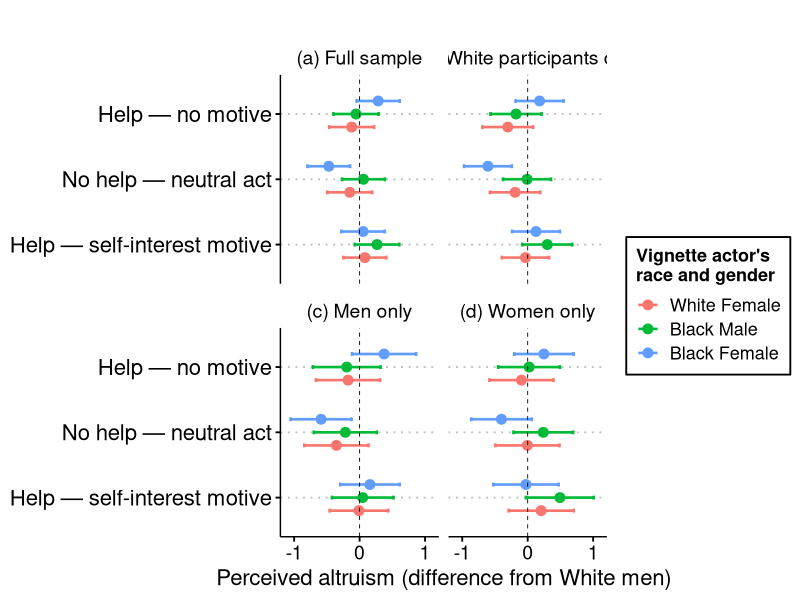
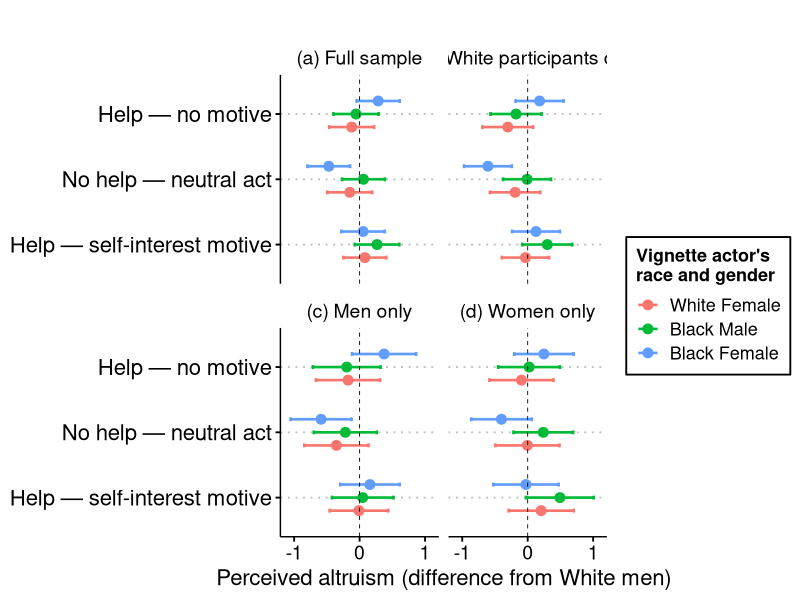
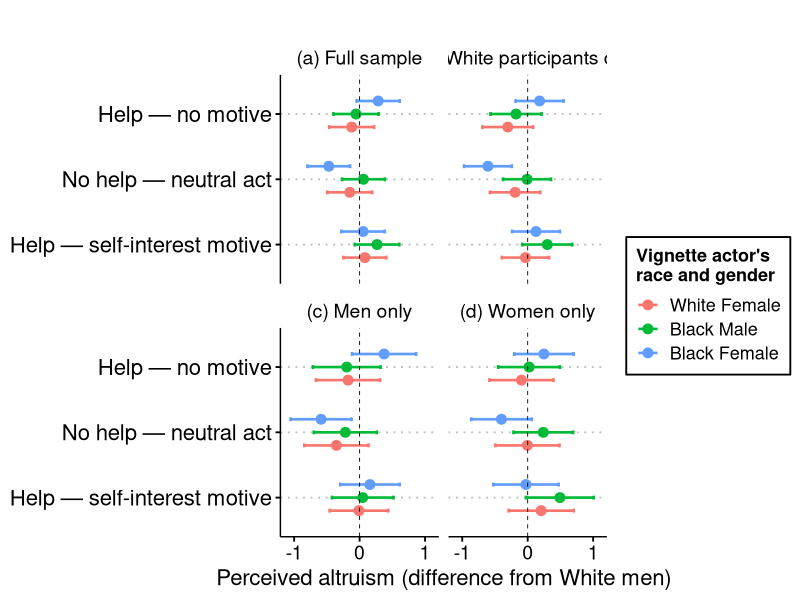

Write the R code that produced these figures, in order.
## ---- chunk 1
library(tidyverse)
library(here)
credit_2 <- read_csv(here("data", "credit-motives-2-coded.csv"))
## ---- chunk 2
credit_2 %>% 
  filter(Finished==TRUE) %>% 
  tally()
## ---- chunk 3
credit_2 <- credit_2 %>% 
  filter(Finished==TRUE) %>% # drop DNFs
  mutate(person = coalesce(v1_help_alt_motive_1, v1_help_alt_1, v1_neutral_alt_1, v2_help_alt_motive_1, v2_help_alt_1, v2_neutral_alt_1, v3_help_alt_motive_1, v3_help_alt_1, v3_neutral_alt_1, v4_help_alt_motive_1, v4_help_alt_1, v4_neutral_alt_1, v5_help_alt_motive_1, v5_help_alt_1, v5_neutral_alt_1, v6_help_alt_motive_1, v6_help_alt_1, v6_neutral_alt_1, v7_help_alt_motive_1, v7_help_alt_1, v7_neutral_alt_1, v8_help_alt_motive_1, v8_help_alt_1, v8_neutral_alt_1),
         action = coalesce(v1_help_alt_motive_2, v1_help_alt_2, v1_neutral_alt_2, v2_help_alt_motive_2, v2_help_alt_2, v2_neutral_alt_2, v3_help_alt_motive_2, v3_help_alt_2, v3_neutral_alt_2, v4_help_alt_motive_2, v4_help_alt_2, v4_neutral_alt_2, v5_help_alt_motive_2, v5_help_alt_2, v5_neutral_alt_2, v6_help_alt_motive_2, v6_help_alt_2, v6_neutral_alt_2, v7_help_alt_motive_2, v7_help_alt_2, v7_neutral_alt_2, v8_help_alt_motive_2, v8_help_alt_2, v8_neutral_alt_2),
         charmotive = coalesce(v1_help_alt_motive_3, v1_help_alt_3, v1_neutral_alt_3, v2_help_alt_motive_3, v2_help_alt_3, v2_neutral_alt_3, v3_help_alt_motive_3, v3_help_alt_3, v3_neutral_alt_3, v4_help_alt_motive_3, v4_help_alt_3, v4_neutral_alt_3, v5_help_alt_motive_3, v5_help_alt_3, v5_neutral_alt_3, v6_help_alt_motive_3, v6_help_alt_3, v6_neutral_alt_3, v7_help_alt_motive_3, v7_help_alt_3, v7_neutral_alt_3, v8_help_alt_motive_3, v8_help_alt_3, v8_neutral_alt_3),
         others = coalesce(v1_help_alt_motive_4, v1_help_alt_4, v1_neutral_alt_4, v2_help_alt_motive_4, v2_help_alt_4, v2_neutral_alt_4, v3_help_alt_motive_4, v3_help_alt_4, v3_neutral_alt_4, v4_help_alt_motive_4, v4_help_alt_4, v4_neutral_alt_4, v5_help_alt_motive_4, v5_help_alt_4, v5_neutral_alt_4, v6_help_alt_motive_4, v6_help_alt_4, v6_neutral_alt_4, v7_help_alt_motive_4, v7_help_alt_4, v7_neutral_alt_4, v8_help_alt_motive_4, v8_help_alt_4, v8_neutral_alt_4)
         ) %>% 
  rename(participant_gender = gender, participant_race = race, participant_hispanic = hispanic) %>% 
  mutate(
    across(
      c(person:others), 
      ~ str_remove_all(.x, "[ (Extremely altruistic)| (Extremely selfish)]") 
      ) ) %>% 
  mutate(
    across(c(person:others), as.numeric)
  ) %>% 
      select(ResponseId, participant_gender, participant_hispanic, participant_race, actor_female, actor_black, person:others, neutral:vignette, Q_RecaptchaScore, mullerlyer, open_end_flag, unusual, about, reason_race, reason_gender, reason_ambiguous
  )
## ---- chunk 4
credit_2 %>% 
  summarise(
    recaptcha_fail = sum(Q_RecaptchaScore < .5, na.rm = TRUE)
  )
## ---- chunk 5
credit_2 <- credit_2 %>% 
  filter(
    Q_RecaptchaScore >= .5)   
## ---- chunk 6
credit_2 %>% 
  count(mullerlyer, sort = TRUE)
## ---- chunk 7
credit_2 <- credit_2 %>% 
  filter(
    str_detect(mullerlyer, "blue line")   
  )
## ---- chunk 8

credit_2 %>% 
  tally(open_end_flag)

credit_2 %>%
  summarise(
    race_n = sum(reason_race, na.rm = TRUE),
    gender_n = sum(reason_gender, na.rm = TRUE),
    ambiguous_n = sum(reason_ambiguous, na.rm = TRUE)
  )

credit_2 %>%
  filter(reason_race == 1) %>%
  pull(unusual, about) #seeing what they wrote for representtiave quotes

credit_2 %>%
  filter(reason_gender == 1) %>%
  pull(unusual, about) #ditto

credit_2 %>%
  filter(reason_ambiguous == 1) %>%
  pull(unusual, about) # ditto
## ---- chunk 9
credit_2 %>%
  filter(open_end_flag == 1) %>%
  group_by(neutral, help_no_motive, help_motive) %>%
  tally()

credit_2 %>%
  filter(open_end_flag == 1) %>%
  group_by(actor_female, actor_black) %>%
  tally()
## ---- chunk 10
credit_2 <- credit_2 %>% 
  filter(
    is.na(open_end_flag))  
## ---- chunk 11
credit_2 %>%
    # group_by(actor_black) %>%  # here getting the N per condition for actor_black, since we dropped more folks in one condition than the other as a result of suspicion
  tally()
## ---- chunk 12
tab <- credit_2 %>%
     count(actor_black) %>%
    pull(n)
 
chisq.test(tab)
## ---- chunk 13
credit_2 %>% 
  group_by(participant_gender) %>% 
  tally() %>% 
  mutate(pct = n/sum(n)*100)
## ---- chunk 14
credit_2 %>% 
  group_by(participant_race) %>% 
  tally() %>% 
  mutate(pct = (n/sum(n)*100))
## ---- chunk 15
credit_2 %>% 
  group_by(participant_hispanic) %>% 
  tally() %>% 
  mutate(pct = (n/sum(n)*100))
## ---- chunk 16
items4 <- c("person", "charmotive", "action", "others") # these are the four items we asked
items3 <- c("person", "charmotive", "action") # these are the three items from the original CZ piece, with "others" being the one we added. According to the pre-reg, we'll use this if the four items are not acceptably reliable while the 3 are. 

alpha_4 <- psych::alpha(credit_2[, items4])$total$raw_alpha
alpha_3 <- psych::alpha(credit_2[, items3])$total$raw_alpha

alpha_4
alpha_3
## ---- chunk 17
credit_2 <- credit_2 %>% 
  mutate(
    person_rec = person - 5,  #recode these from 1-9 scale to -4 to 4 scale
    charmotive_rec = charmotive - 5,
    action_rec = action - 5,
    others_rec = others - 5,
    mean_alt = (person_rec + charmotive_rec + action_rec + others_rec)/4, #average them
    mean_alt_3 = (person_rec + charmotive_rec + action_rec)/3, # this version matches CZ exactly, that is, dropping the fourth item we added. we'll use this to confirm that results are similar either way
    participant_black = ifelse(str_detect(participant_race, "Black"), 1, 0), # this will match with "actor_black" as a potential control term for participant race/ethncity. however, another option is below...
    participant_black_only = ifelse(participant_race == "Black/African American", 1, 0), # this version only selects participants who indicated Black AND NO OTHER RACE as a stricter form. for example, about 20 people selected both Black and White. So we could use this as a robustness check. 
    participant_female = ifelse(participant_gender == "Woman", 1, 0), #likewise for gender
    condition = ifelse(help_no_motive==1, "2_Help with no motive info", 
                       ifelse(help_motive==1, "3_Help with self motives",
                              "1_Neutral")),
condition2 = ifelse(help_motive == 1 & motive == "M", # in case we want to split out by motives
                    "Help with material motives",
             ifelse(help_motive == 1 & motive == "S",
                    "Help with social motives", condition))
  ) 
## ---- chunk 18
library(afex)
library(emmeans)
library(lme4)
library(lmerTest)
## ---- chunk 19
credit_2 %>% 
  group_by(condition) %>% 
  summarise(
    mean = mean(mean_alt, na.rm = TRUE),
    sd = sd(mean_alt, na.rm = TRUE),
      n = n_distinct(ResponseId)
  )
## ---- chunk 20
anova_model <- aov_ez(
  id = "ResponseId",
  dv = "mean_alt",
  data = credit_2,
  between = c("condition", "actor_female", "actor_black"), 
  type = 3
)

nice(anova_model, es = "pes") # using partial eta squared since we have many interactions. 
## ---- chunk 21
emmeans(anova_model, ~ actor_female * actor_black * condition)
## ---- chunk 22
pairs(emmeans(anova_model, ~ actor_female * actor_black | condition))
## ---- chunk 23
credit_2 %>%
  group_by(condition, actor_female, actor_black) %>%
  summarise(
    mean = mean(mean_alt, na.rm = TRUE),
    # max = max(mean_alt), #v1 had a longer scale than the other, and can range from -5 to 5
    # min = min(mean_alt),
    sd = sd(mean_alt, na.rm = TRUE),
    n = n()
  )
## ---- chunk 24

new_labels <- c("1_Neutral" = "No help — neutral act"
                , "2_Help with no motive info" = "Help — no motive"
                # , "Help with material motives" = "Help — material motive", 
                , "3_Help with self motives" = "Help — self-interest motive"
                # "Help with social motives" = "Help — social motive"
                )

make_panel_df <- function(dat, panel_label) {
  
  mod <- aov_ez(
    id = "ResponseId",
    dv = "mean_alt",
    data = dat,
    between = c("condition", "actor_female", "actor_black"),
    type = 3
  )

  emms_all <- emmeans(mod, ~ actor_female * actor_black * condition)
  
  emm_df <- as.data.frame(emms_all) %>%
    mutate(
      actor_female = ifelse(actor_female == "1", "Female", "Male"),
      actor_black  = ifelse(actor_black  == "1", "Black", "White"),
      actor_label  = paste(actor_black, actor_female),
      actor_label  = factor(
        actor_label,
        levels = c("White Male", "White Female", "Black Male", "Black Female")
      ),
      condition = as.factor(condition),
      panel = panel_label
    )
  
  ref_df <- emm_df %>%
    filter(actor_label == "White Male") %>%
    select(condition, ref_mean = emmean, ref_se = SE)
  
  diffs <- emm_df %>%
    left_join(ref_df, by = "condition") %>%
    mutate(
      diff = emmean - ref_mean,
      se_diff = sqrt(SE^2 + ref_se^2),
      lower_diff = diff - 1.96 * se_diff,
      upper_diff = diff + 1.96 * se_diff
    ) %>%
    filter(actor_label != "White Male")
  
}

# make each panel
diffs_all <- make_panel_df(
  credit_2,
  "All participants"
)

diffs_white <- make_panel_df(
  credit_2 %>% filter(participant_race == "White/Caucasian"),
  "White participants only"
)

diffs_men <- make_panel_df(
  credit_2 %>% filter(participant_gender == "Man"),
  "Men only"
)

diffs_women <- make_panel_df(
  credit_2 %>% filter(participant_gender == "Woman"),
  "Women only"
)

# combine
diffs_plot <- bind_rows(
  diffs_all,
  diffs_white,
  diffs_men,
  diffs_women
)

diffs_plot$panel <- factor(
  diffs_plot$panel,
  levels = c("All participants", "White participants only", "Men only", "Women only"),
  labels = c("(a) Full sample", "(b) White participants only", "(c) Men only", "(d) Women only")
)

diffs_plot$condition <- factor(
  diffs_plot$condition,
  levels = c(
    "3_Help with self motives",
    "1_Neutral",
    "2_Help with no motive info"
  )
)
fig_study2 <- ggplot(
  diffs_plot,
  aes(x = diff, y = condition, color = actor_label)
) +
  geom_errorbarh(
    aes(xmin = lower_diff, xmax = upper_diff),
    height = 0.18,
    linewidth = 0.9,
    position = position_dodge(width = 0.6)
  ) +
  geom_point(
    size = 3,
    position = position_dodge(width = 0.6)
  ) +
  geom_vline(xintercept = 0, linewidth = 0.3, linetype = "dashed") +
  facet_wrap(~ panel, ncol = 2) +
  scale_x_continuous(limits = c(-1.1, 1.1), breaks = c(-1,  0, 1)) +
  scale_y_discrete(labels = new_labels) +
  ggthemes::theme_clean(base_size = 14) +
  theme(
    axis.title.y = element_blank(),
    axis.title.x = element_text(size = 16),
    axis.text.x  = element_text(size = 14),
    axis.text.y  = element_text(size = 16),
    legend.title = element_text(size = 13),
    legend.position = "right",
    plot.background = element_rect(color = NA, fill = NA),
    panel.border = element_blank()
  ) +
  labs(
    x = "Perceived altruism (difference from White men)",
    title = "",
    color = "Vignette actor's \nrace and gender"
  ) + 
  theme(
  strip.background = element_blank(),   # removes grey box
  strip.text = element_text(color = "black", size = 14)  # keeps text clean
)

print(fig_study2)
ggsave("fig3.pdf", fig_study2, width = 10, height = 7, bg = "white")
ggsave("fig3.png", fig_study2, width = 10, height = 7, bg = "white")

## ---- chunk 25
credit_2_drop_v1 <- 
  credit_2 %>% 
  filter(vignette != 1)
## ---- chunk 26
credit_2_drop_v1 %>%
  group_by(condition, actor_female, actor_black) %>%
  summarise(
    mean = mean(mean_alt, na.rm = TRUE),
    max = max(mean_alt), # here just confirming the -5 to 5 was dropped
    min = min(mean_alt), # ditto
    sd = sd(mean_alt, na.rm = TRUE),
    n = n()
  )
## ---- chunk 27
anova_model <- aov_ez(
  id = "ResponseId",
  dv = "mean_alt",
  data = credit_2_drop_v1,
  between = c("condition", "actor_female", "actor_black"), 
  type = 3
)

nice(anova_model, es = "pes") 
## ---- chunk 28
pairs(emmeans(anova_model, ~ actor_female * actor_black | condition))
